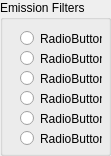
                   <widget class="QGroupBox" name="FWBox">
                    <property name="title">
                     <string>Emission Filters</string>
                    </property>
                    <widget class="QRadioButton" name="FW_radioButton_0">
                     <property name="geometry">
                      <rect>
                       <x>20</x>
                       <y>30</y>
                       <width>82</width>
                       <height>17</height>
                      </rect>
                     </property>
                     <property name="font">
                      <font>
                       <weight>50</weight>
                       <bold>false</bold>
                       <kerning>true</kerning>
                      </font>
                     </property>
                     <property name="text">
                      <string>RadioButton</string>
                     </property>
                     <property name="checkable">
                      <bool>true</bool>
                     </property>
                    </widget>
                    <widget class="QRadioButton" name="FW_radioButton_3">
                     <property name="geometry">
                      <rect>
                       <x>20</x>
                       <y>90</y>
                       <width>82</width>
                       <height>17</height>
                      </rect>
                     </property>
                     <property name="text">
                      <string>RadioButton</string>
                     </property>
                    </widget>
                    <widget class="QRadioButton" name="FW_radioButton_4">
                     <property name="geometry">
                      <rect>
                       <x>20</x>
                       <y>110</y>
                       <width>82</width>
                       <height>17</height>
                      </rect>
                     </property>
                     <property name="text">
                      <string>RadioButton</string>
                     </property>
                    </widget>
                    <widget class="QRadioButton" name="FW_radioButton_2">
                     <property name="geometry">
                      <rect>
                       <x>20</x>
                       <y>70</y>
                       <width>82</width>
                       <height>17</height>
                      </rect>
                     </property>
                     <property name="text">
                      <string>RadioButton</string>
                     </property>
                    </widget>
                    <widget class="QRadioButton" name="FW_radioButton_1">
                     <property name="geometry">
                      <rect>
                       <x>20</x>
                       <y>50</y>
                       <width>82</width>
                       <height>17</height>
                      </rect>
                     </property>
                     <property name="text">
                      <string>RadioButton</string>
                     </property>
                    </widget>
                    <widget class="QRadioButton" name="FW_radioButton_5">
                     <property name="geometry">
                      <rect>
                       <x>20</x>
                       <y>130</y>
                       <width>82</width>
                       <height>17</height>
                      </rect>
                     </property>
                     <property name="text">
                      <string>RadioButton</string>
                     </property>
                    </widget>
                   </widget>
